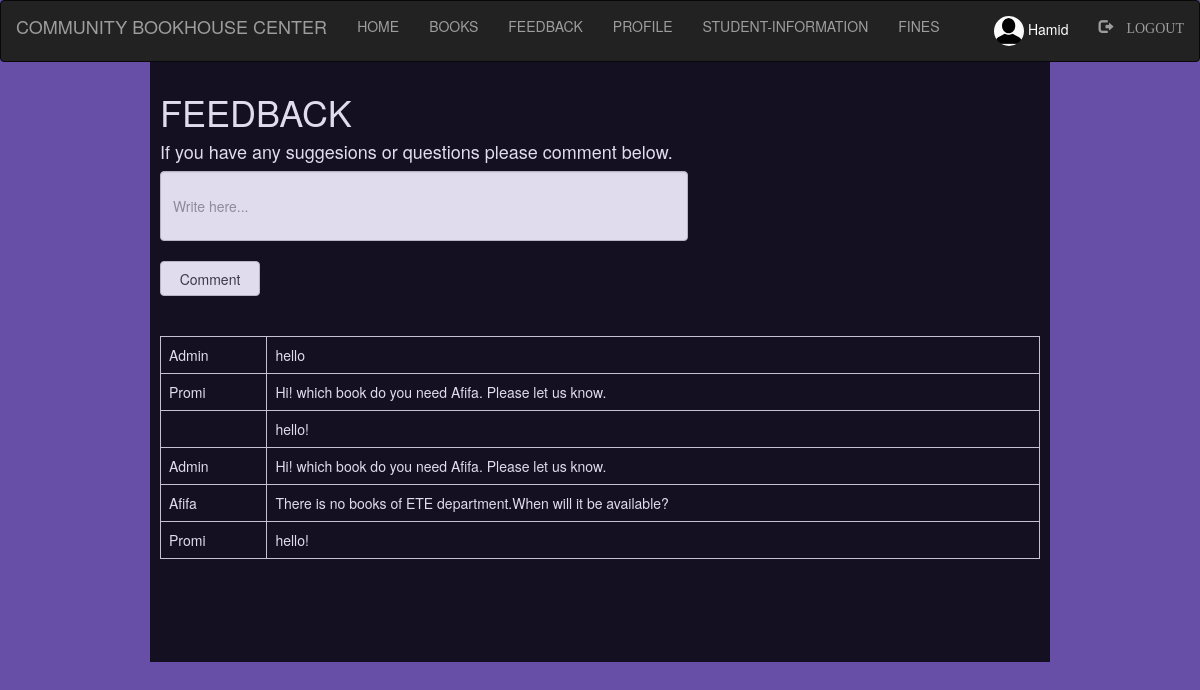
The app's page /Admin_/feedback.php (signed in), older data.
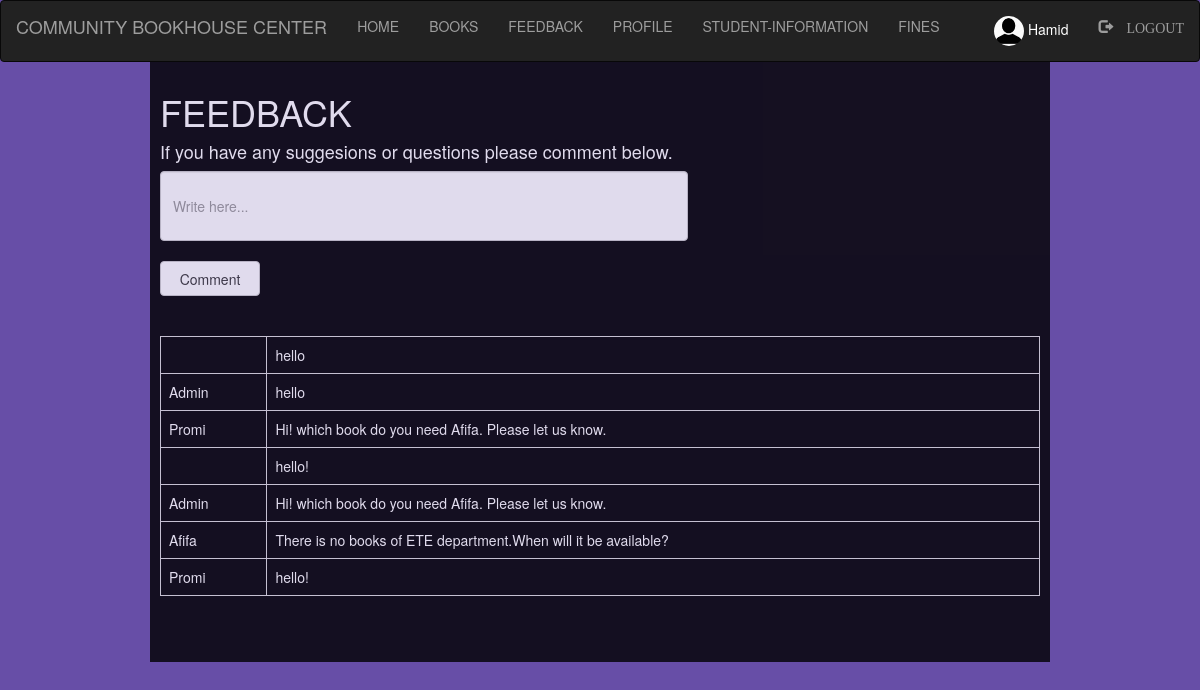
The same page, newer data.
### tables this page shows
CREATE TABLE `comments` (
  `id` int(50) NOT NULL,
  `username` varchar(100) NOT NULL,
  `comment` varchar(500) NOT NULL
);

### Admin_/feedback.php (the view, shortened to what this page needs)
<?php
  include "navbar.php";
  include "connection.php";
?>
<!DOCTYPE html>
<html>
<head>
    <link rel="stylesheet" href="https://maxcdn.bootstrapcdn.com/bootstrap/3.3.7/css/bootstrap.min.css">
</head>
<body style="background-color: #674ea7;">
	<div class="wrapper">
		<h1>FEEDBACK</h1>
		<h4>If you have any suggesions or questions please comment below.</h4>
		<form style="" action="" method="post">
			<input class="form-control" type="text" name="comment" placeholder="Write here..."><br>
			<input class="btn btn-default" type="submit" name="submit" value="Comment" style="width: 100px; height: 35px;">
		</form>
<br><br>
	<div class="scroll">
		<?php
			if(isset($_POST['submit']))
			{
				$sql="INSERT INTO `comments` VALUES('', 'Admin', '$_POST[comment]');";
				if(mysqli_query($db,$sql))
				{
					$q="SELECT * FROM `comments` ORDER BY `comments`.`id` DESC";
					$res=mysqli_query($db,$q);
				echo "<table class='table table-bordered'>";
					while ($row=mysqli_fetch_assoc($res))
					{
						echo "<tr>";
							echo "<td>"; echo $row['username']; echo "</td>";
							echo "<td>"; echo $row['comment']; echo "</td>";
						echo "</tr>";
					}
				echo "</table>";
				}
			}
			else
			{
				$q="SELECT * FROM `comments` ORDER BY `comments`.`id` DESC";
					$res=mysqli_query($db,$q);
				echo "<table class='table table-bordered'>";
					while ($row=mysqli_fetch_assoc($res))
					{
						echo "<tr>";
							echo "<td>"; echo $row['username']; echo "</td>";
							echo "<td>"; echo $row['comment']; echo "</td>";
						echo "</tr>";
					}
				echo "</table>";
			}
		?>
	</div>
	</div>
</body>
</html>

Row changes from the older to the newer data that the page shows:
added comments: comment "hello"
